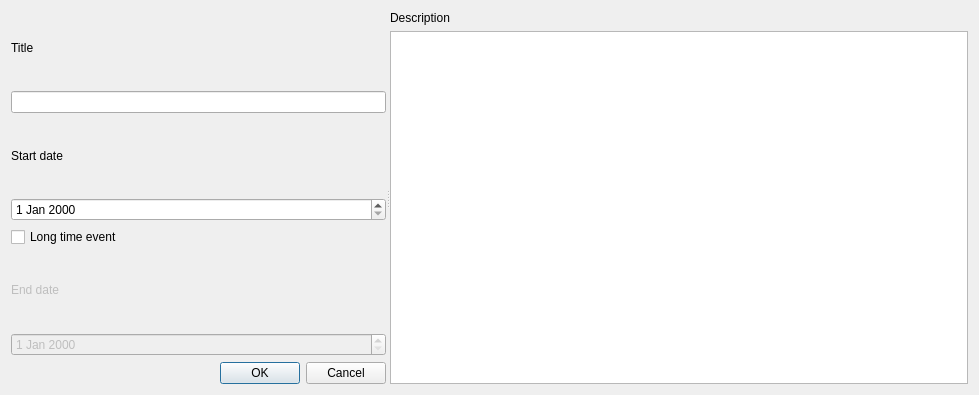
<?xml version="1.0" encoding="UTF-8"?>
<ui version="4.0">
 <class>NewEvent</class>
 <widget class="QDialog" name="NewEvent">
  <property name="geometry">
   <rect>
    <x>0</x>
    <y>0</y>
    <width>979</width>
    <height>395</height>
   </rect>
  </property>
  <property name="windowTitle">
   <string>Dialog</string>
  </property>
  <layout class="QVBoxLayout" name="verticalLayout_3">
   <item>
    <widget class="QSplitter" name="splitter">
     <property name="orientation">
      <enum>Qt::Horizontal</enum>
     </property>
     <widget class="QWidget" name="">
      <layout class="QVBoxLayout" name="verticalLayout">
       <item>
        <widget class="QLabel" name="label_2">
         <property name="text">
          <string>Title</string>
         </property>
        </widget>
       </item>
       <item>
        <widget class="QLineEdit" name="Title"/>
       </item>
       <item>
        <widget class="QLabel" name="label">
         <property name="text">
          <string>Start date</string>
         </property>
        </widget>
       </item>
       <item>
        <widget class="QDateEdit" name="StartDate"/>
       </item>
       <item>
        <widget class="QCheckBox" name="LongTime">
         <property name="text">
          <string>Long time event</string>
         </property>
        </widget>
       </item>
       <item>
        <widget class="QLabel" name="LongTimeLabel">
         <property name="enabled">
          <bool>false</bool>
         </property>
         <property name="text">
          <string>End date</string>
         </property>
        </widget>
       </item>
       <item>
        <widget class="QDateEdit" name="EndDate">
         <property name="enabled">
          <bool>false</bool>
         </property>
        </widget>
       </item>
       <item>
        <widget class="QDialogButtonBox" name="buttonBox">
         <property name="orientation">
          <enum>Qt::Horizontal</enum>
         </property>
         <property name="standardButtons">
          <set>QDialogButtonBox::Cancel|QDialogButtonBox::Ok</set>
         </property>
        </widget>
       </item>
      </layout>
     </widget>
     <widget class="QWidget" name="">
      <layout class="QVBoxLayout" name="verticalLayout_2">
       <item>
        <widget class="QLabel" name="label_3">
         <property name="text">
          <string>Description</string>
         </property>
        </widget>
       </item>
       <item>
        <widget class="QTextEdit" name="textEdit"/>
       </item>
      </layout>
     </widget>
    </widget>
   </item>
  </layout>
 </widget>
 <resources/>
 <connections>
  <connection>
   <sender>buttonBox</sender>
   <signal>rejected()</signal>
   <receiver>NewEvent</receiver>
   <slot>reject()</slot>
   <hints>
    <hint type="sourcelabel">
     <x>316</x>
     <y>260</y>
    </hint>
    <hint type="destinationlabel">
     <x>286</x>
     <y>274</y>
    </hint>
   </hints>
  </connection>
 </connections>
</ui>
